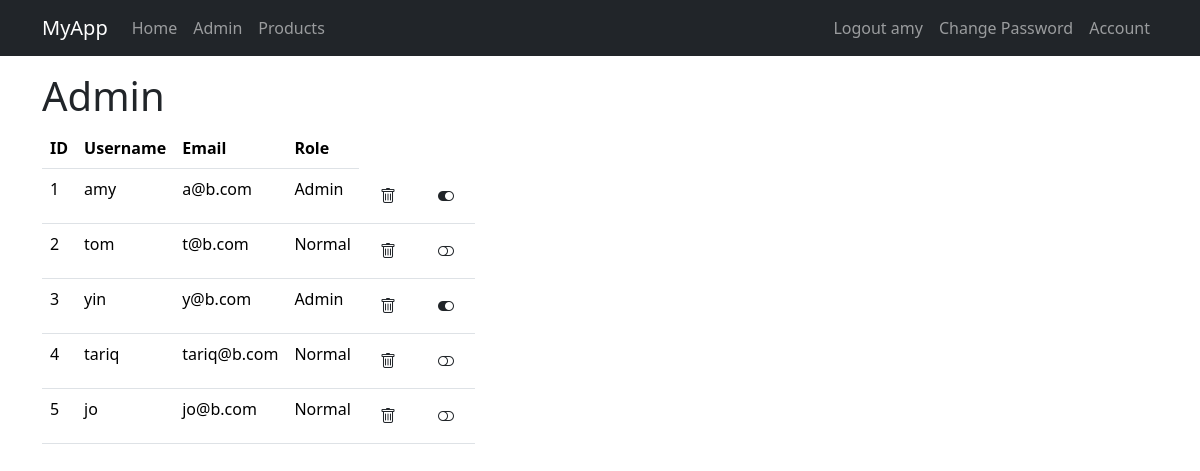
The page /admin (signed in) on the database its author committed.
### app/models.py (models this page shows, shortened)
@dataclass
class User(UserMixin, db.Model):
    __tablename__ = 'users'
    id: so.Mapped[int] = so.mapped_column(primary_key=True)
    username: so.Mapped[str] = so.mapped_column(sa.String(64), index=True, unique=True)
    email: so.Mapped[str] = so.mapped_column(sa.String(120), index=True, unique=True)
    password_hash: so.Mapped[Optional[str]] = so.mapped_column(sa.String(256))
    role: so.Mapped[str] = so.mapped_column(sa.String(10), default="Normal")
    addresses: so.Mapped[list['Address']] = relationship(back_populates='user', cascade='all, delete-orphan')
    reviews: so.Mapped[list['Review']] = relationship(back_populates='user', cascade='all, delete-orphan')

### app/views.py (the view)
@app.route("/admin")
@login_required
def admin():
    if current_user.role != "Admin":
        return redirect(url_for('home'))
    form = ChooseForm()
    q = db.select(User)
    user_lst = db.session.scalars(q)
    return render_template('admin.html', title="Admin", user_lst=user_lst, form=form)

### app/models.py (called while the page is built)
@login.user_loader
def load_user(id):
    return db.session.get(User, int(id))

### app/templates/admin.html (shortened to what this page needs)
{% extends "base.html" %}
{% block content %}
<h1>Admin</h1>
<div class="col-lg-3">
<table class="table">
    <thead>
        <tr>
            <th>ID</th>
            <th>Username</th>
            <th>Email</th>
            <th>Role</th>
        </tr>
    </thead>
    {% for user in user_lst %}
        <tr>
            <td>{{ user.id }}</td>
            <td>{{ user.username }}</td>
            <td>{{ user.email }}</td>
            <td>{{ user.role }}</td>
            <td>
                <form action="{{ url_for('delete_user') }}" method="post">
                    <button class="btn" type="submit">
                        <i class="bi bi-trash"></i>
                    </button>
                </form>
            </td>
            <td>
                <form action="{{ url_for('toggle_user_role') }}" method="post">
                    <button class="btn" type="submit">
                        {% if user.role == "Admin" %}
                        <i class="bi bi-toggle-on"></i>
                        {% else %}
                        <i class="bi bi-toggle-off"></i>
                        {% endif %}
                    </button>
                </form>
            </td>
        </tr>
    {% endfor %}
</table>
</div>
{% endblock %}

### app/templates/base.html (shortened to what this page needs)
<!doctype html>
<html lang="en">
<head>
    <link
            href="https://cdn.jsdelivr.net/npm/bootstrap@5.3.3/dist/css/bootstrap.min.css"
            rel="stylesheet"
>
    <link rel="stylesheet" href="https://cdn.jsdelivr.net/npm/bootstrap-icons@1.11.3/font/bootstrap-icons.min.css">
</head>
<body>
<nav class="navbar navbar-expand-sm bg-dark" data-bs-theme="dark">
    <div class="container">
        <a class="navbar-brand" href="{{ url_for('home') }}">MyApp</a>
        <div class="collapse navbar-collapse" id="navbarSupportedContent">
            <ul class="navbar-nav me-auto mb-2 mb-lg-0">
                <li class="nav-item">
                    <a class="nav-link" aria-current="page" href="{{ url_for('home') }}">Home</a>
                </li>
                {% if current_user.is_authenticated and current_user.role == "Admin" %}
                <li class="nav-item">
                    <a class="nav-link" aria-current="page" href="{{ url_for('admin') }}">Admin</a>
                </li>
                {% endif %}
                <li class="nav-item">
                    <a class="nav-link" aria-current="page" href="{{ url_for('products') }}">Products</a>
                </li>
            </ul>
            <ul class="navbar-nav mb-2 mb-lg-0">
                {% if current_user.is_anonymous %}
                <li class="nav-item">
                    <a class="nav-link" aria-current="page" href="{{ url_for('login') }}">Login</a>
                </li>
                <li class="nav-item">
                    <a class="nav-link" aria-current="page" href="{{ url_for('register') }}">Register</a>
                </li>
                {% else %}
                <li class="nav-item">
                    <a class="nav-link" aria-current="page" href="{{ url_for('logout') }}">Logout {{ current_user.username }}</a>
                </li>
                <li class="nav-item">
                    <a class="nav-link" aria-current="page" href="{{ url_for('change_pw') }}">Change Password</a>
                </li>
                {% endif %}
                <li class="nav-item">
                    <a class="nav-link" aria-current="page" href="{{ url_for('account') }}">Account</a>
                </li>
            </ul>
        </div>
    </div>
</nav>
<div class="container">
    {% block content %}{% endblock content %}
</div>
</body>
</html>

### rows shown on the page
User: username "amy", id "1", email "a@b.com", role "Admin"
User: id "2", username "tom", email "t@b.com", role "Normal"
User: id "3", username "yin", email "y@b.com", role "Admin"
User: id "4", username "tariq", email "tariq@b.com", role "Normal"
User: id "5", username "jo", email "jo@b.com", role "Normal"
